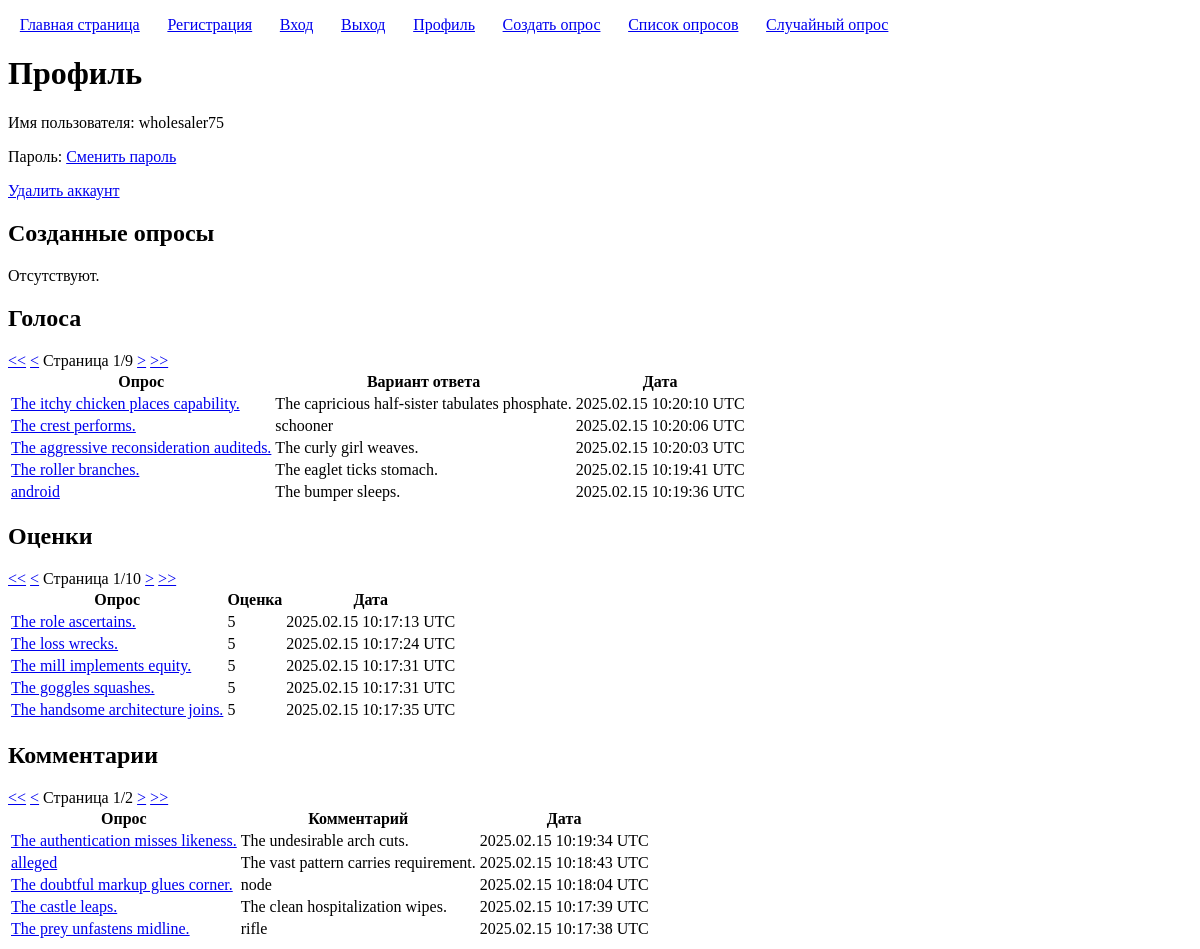
The page /users/79/profile/ (signed in) on the database its author committed.
### enterpoll/models.py (models this page shows, shortened)
class Vote(models.Model):
	user = models.ForeignKey(User, on_delete=models.CASCADE)
	poll = models.ForeignKey(Poll, on_delete=models.CASCADE)
	choice = models.ForeignKey(Choice, on_delete=models.CASCADE)
	created = models.DateTimeField(auto_now=True)
	class Meta:
		constraints = [models.UniqueConstraint(fields=('user', 'poll'), name="unique_vote" )]

class Poll(models.Model):
	title = models.CharField('Заголовок', max_length=100, validators=[custom_validators.forbidden_words])
	description = models.CharField('Описание', max_length=100, blank=True, null=True, validators=[custom_validators.forbidden_words])
	user = models.ForeignKey(User, on_delete=models.CASCADE, verbose_name='Автор')
	created = models.DateTimeField('Время создания', auto_now_add=True)
	class Meta:
		constraints = [models.UniqueConstraint(fields=('title', 'user'), name="unique_poll" )]

class Choice(models.Model):
	poll = models.ForeignKey(Poll, on_delete=models.CASCADE)
	text = models.CharField('', max_length=100, validators=[custom_validators.forbidden_words])
	class Meta:
		constraints = [models.UniqueConstraint(fields=('poll', 'text'), name="unique_choice" )]

class Rating(models.Model):
	user = models.ForeignKey(User, on_delete=models.CASCADE)
	poll = models.ForeignKey(Poll, on_delete=models.CASCADE)
	value = models.IntegerField(validators=[MinValueValidator(1), MaxValueValidator(5)])
	created = models.DateTimeField(auto_now=True)
	class Meta:
		constraints = [models.UniqueConstraint(fields=('user', 'poll'), name="unique_rating" )]

class Comment(models.Model):
	user = models.ForeignKey(User, on_delete=models.CASCADE)
	poll = models.ForeignKey(Poll, on_delete=models.CASCADE)
	text = models.CharField('Текст', max_length=100, validators=[custom_validators.forbidden_words])
	created = models.DateTimeField(auto_now_add=True)

### enterpoll/views.py (the view)
# urls.py: path("<int:user_pk>/profile/", views.ProfileView.as_view(), name="profile"),
class ProfileView(DetailView):
	model = User
	pk_url_kwarg = 'user_pk'
	paginate_by = 5
	template_name = 'enterpoll/profile.html'
	def get_context_data(self, *args, **kwargs):
		context = super().get_context_data(*args, **kwargs)
		context['user_polls'] = self.request.user.poll_set.order_by('-created')
		user_polls_paginator = Paginator(context['user_polls'], self.paginate_by)
		context['user_polls_page_kwarg'] = 'user_polls_page_number'
		context['user_polls_page_number'] = self.request.GET.get(context['user_polls_page_kwarg'])
		context['user_polls_page_obj'] = user_polls_paginator.get_page(context['user_polls_page_number'])
		context['user_votes'] = self.request.user.vote_set.order_by('-created')
		user_votes_paginator = Paginator(context['user_votes'], self.paginate_by)
		context['user_votes_page_kwarg'] = 'user_votes_page_number'
		context['user_votes_page_number'] = self.request.GET.get(context['user_votes_page_kwarg'])
		context['user_votes_page_obj'] = user_votes_paginator.get_page(context['user_votes_page_number'])
		context['user_ratings'] = self.request.user.rating_set.order_by('-value')
		user_ratings_paginator = Paginator(context['user_ratings'], self.paginate_by)
		context['user_ratings_page_kwarg'] = 'user_ratings_page_number'
		context['user_ratings_page_number'] = self.request.GET.get(context['user_ratings_page_kwarg'])
		context['user_ratings_page_obj'] = user_ratings_paginator.get_page(context['user_ratings_page_number'])
		context['user_comments'] = self.request.user.comment_set.order_by('-created')
		user_comments_paginator = Paginator(context['user_comments'], self.paginate_by)
		context['user_comments_page_kwarg'] = 'user_comments_page_number'
		context['user_comments_page_number'] = self.request.GET.get(context['user_comments_page_kwarg'])
		context['user_comments_page_obj'] = user_comments_paginator.get_page(context['user_comments_page_number'])
		return context

### enterpoll/templatetags/pagination.py (called while the page is built)
@register.inclusion_tag('pagination.html')
def pagination(page_kwarg, page_obj):
	return {'page_kwarg': page_kwarg, 'page_obj': page_obj}

### enterpoll/templates/enterpoll/profile.html (shortened to what this page needs)
{% extends "enterpoll/base.html" %}
{% load pagination %}
{% block h1 %}Профиль{% endblock h1 %}
{% block content %}
	<p>Имя пользователя: {{ user.username }}</p>
	<p>Пароль: <a href="{% url 'password_change' user.pk %}">Сменить пароль</a></p>
	<p><a href="{% url 'delete_user' user.pk %}">Удалить аккаунт</a></p>
	<h2>Созданные опросы</h2>
	{% if user_polls %}
		{% pagination user_polls_page_kwarg user_polls_page_obj %}
		<table>
			<thead>
				<tr>
					<th>Опрос</th>
					<th>Описание</th>
					<th>Дата</th>
				</tr>
			</thead>
			<tbody>
				{% for poll in user_polls_page_obj %}
					<tr>
						<td>
							<a href="{% url 'poll_page' poll.pk %}">{{ poll.title }}</a>
						</td>
						<td>
							{{ poll.description }}
						</td>
						<td>
							{{ poll.created|date:"Y.m.d H:i:s e" }}
						</td>
					</tr>
				{% endfor %}
			</tbody>
		</table>
	{% else %}
		<p>Отсутствуют.</p>
	{% endif %}
	<h2>Голоса</h2>
	{% if user_votes %}
		{% pagination user_votes_page_kwarg user_votes_page_obj %}
		<table>
			<thead>
				<tr>
					<th>Опрос</th>
					<th>Вариант ответа</th>
					<th>Дата</th>
				</tr>
			</thead>
			<tbody>
				{% for vote in user_votes_page_obj %}
					<tr>
						<td>
							<a href="{% url 'poll_page' vote.poll.pk %}">{{ vote.poll.title }}</a>
						</td>
						<td>
							{{ vote.choice.text }}
						</td>
						<td>
							{{ vote.created|date:"Y.m.d H:i:s e" }}
						</td>
					</tr>
				{% endfor %}
			</tbody>
		</table>
	{% else %}
		<p>Отсутствуют.</p>
	{% endif %}
	<h2>Оценки</h2>
	{% if user_ratings %}
		{% pagination user_ratings_page_kwarg user_ratings_page_obj %}
		<table>
			<thead>
				<tr>
					<th>Опрос</th>
					<th>Оценка</th>
					<th>Дата</th>
				</tr>
			</thead>
			<tbody>
				{% for rating in user_ratings_page_obj %}
					<tr>
						<td>
							<a href="{% url 'poll_page' rating.poll.pk %}">{{ rating.poll.title }}</a>
						</td>
						<td>
							{{ rating.value }}
						</td>
						<td>
							{{ rating.created|date:"Y.m.d H:i:s e" }}
						</td>
					</tr>
				{% endfor %}
			</tbody>
		</table>
	{% else %}
		<p>Отсутствуют.</p>
	{% endif %}
	<h2>Комментарии</h2>
	{% if user_comments %}
		{% pagination user_comments_page_kwarg user_comments_page_obj %}
		<table>
			<thead>
				<tr>
					<th>Опрос</th>
					<th>Комментарий</th>
					<th>Дата</th>
				</tr>
			</thead>
			<tbody>
				{% for comment in user_comments_page_obj %}
					<tr>
						<td>
							<a href="{% url 'poll_page' comment.poll.pk %}">{{ comment.poll.title }}</a>
						</td>
						<td>
							{{ comment.text }}
						</td>
						<td>
							{{ comment.created|date:"Y.m.d H:i:s e" }}
						</td>
					</tr>
				{% endfor %}
			</tbody>
		</table>
	{% else %}
		<p>Отсутствуют.</p>
	{% endif %}
{% endblock content %}

### rows shown on the page
Vote: poll "The itchy chicken places capability.", choice.text "The capricious half-sister tabulates phosphate.", created "2025.02.15 10:20:10 UTC"
Vote: poll "The crest performs.", choice.text "schooner", created "2025.02.15 10:20:06 UTC"
Vote: poll "The aggressive reconsideration auditeds.", choice.text "The curly girl weaves.", created "2025.02.15 10:20:03 UTC"
Vote: poll "The roller branches.", choice.text "The eaglet ticks stomach.", created "2025.02.15 10:19:41 UTC"
Vote: poll "android", choice.text "The bumper sleeps.", created "2025.02.15 10:19:36 UTC"
Rating: poll "The role ascertains.", value "5", created "2025.02.15 10:17:13 UTC"
Rating: poll "The loss wrecks.", value "5", created "2025.02.15 10:17:24 UTC"
Rating: poll "The mill implements equity.", value "5", created "2025.02.15 10:17:31 UTC"
Rating: poll "The goggles squashes.", value "5", created "2025.02.15 10:17:31 UTC"
Rating: poll "The handsome architecture joins.", value "5", created "2025.02.15 10:17:35 UTC"
Comment: poll "The authentication misses likeness.", text "The undesirable arch cuts.", created "2025.02.15 10:19:34 UTC"
Comment: poll "alleged", text "The vast pattern carries requirement.", created "2025.02.15 10:18:43 UTC"
Comment: poll "The doubtful markup glues corner.", text "node", created "2025.02.15 10:18:04 UTC"
Comment: poll "The castle leaps.", text "The clean hospitalization wipes.", created "2025.02.15 10:17:39 UTC"
Comment: poll "The prey unfastens midline.", text "rifle", created "2025.02.15 10:17:38 UTC"

### other values the page prints
{{ user.username }} "wholesaler75"
{{ page_obj.number }} "1 1 1"
{{ page_obj.paginator.num_pages }} "9 10 2"
